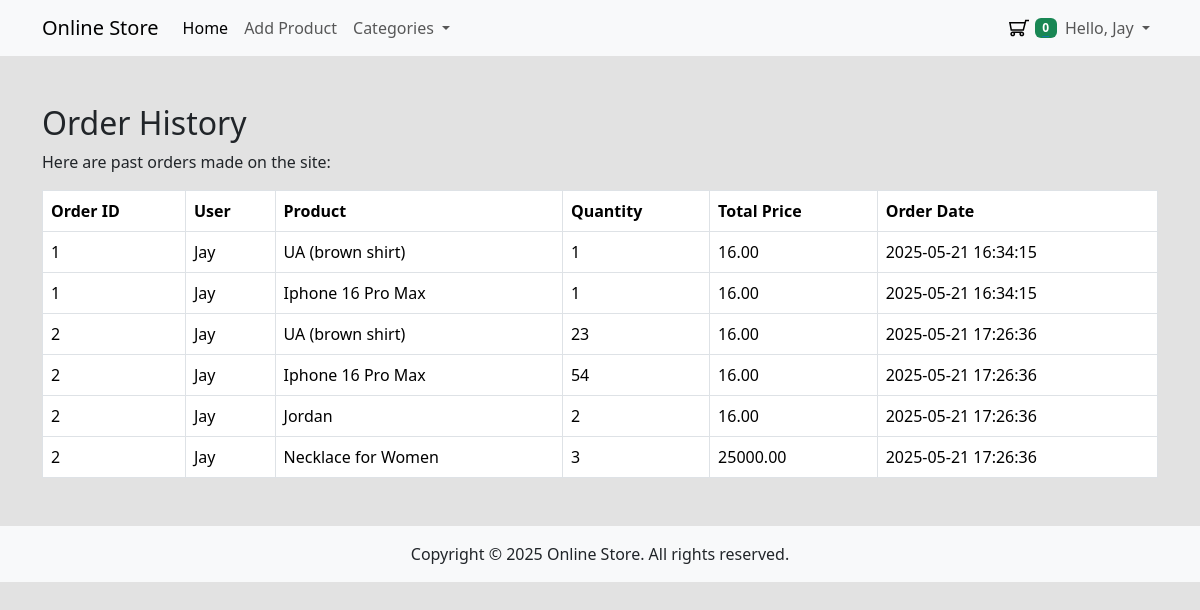
The app's page /dashboard.php (signed in) with its own data.
### tables this page shows
CREATE TABLE `orders` (
  `id` int(11) NOT NULL,
  `customer_id` int(11) DEFAULT NULL,
  `guest_name` varchar(255) DEFAULT NULL,
  `guest_phone` varchar(20) DEFAULT NULL,
  `guest_address` varchar(255) DEFAULT NULL,
  `total` decimal(10,2) NOT NULL,
  `created_at` timestamp NOT NULL DEFAULT current_timestamp(),
  `updated_at` timestamp NOT NULL DEFAULT current_timestamp() ON UPDATE current_timestamp()
);

CREATE TABLE `users` (
  `id` int(11) NOT NULL,
  `name` varchar(255) NOT NULL,
  `email` varchar(255) NOT NULL,
  `password` varchar(255) NOT NULL,
  `address` varchar(255) DEFAULT NULL,
  `phone` varchar(20) DEFAULT NULL,
  `birthdate` date DEFAULT NULL,
  `created_at` timestamp NOT NULL DEFAULT current_timestamp(),
  `updated_at` timestamp NOT NULL DEFAULT current_timestamp() ON UPDATE current_timestamp()
);

CREATE TABLE `products` (
  `id` int(11) NOT NULL,
  `category_id` int(11) NOT NULL,
  `name` varchar(255) NOT NULL,
  `description` text DEFAULT NULL,
  `price` decimal(10,2) NOT NULL,
  `slug` varchar(255) NOT NULL,
  `image_path` varchar(255) DEFAULT NULL,
  `created_at` timestamp NOT NULL DEFAULT current_timestamp(),
  `updated_at` timestamp NOT NULL DEFAULT current_timestamp() ON UPDATE current_timestamp()
);

CREATE TABLE `order_details` (
  `id` int(11) NOT NULL,
  `order_id` int(11) NOT NULL,
  `product_id` int(11) NOT NULL,
  `quantity` int(11) NOT NULL,
  `price` decimal(10,2) NOT NULL,
  `subtotal` decimal(10,2) NOT NULL
);

### app/includes/database.php (called while the page is built, shortened)
<?php
class Database {
    private $host = "localhost";
    private $db_name = "ecommerce-website";
    private $username = "root";
    private $password = "";
    protected $conn;
    public function __construct() {
        try {
            $this->conn = new \PDO("mysql:host=" . $this->host . ";dbname=" . $this->db_name, $this->username, $this->password);
            $this->conn->setAttribute(\PDO::ATTR_ERRMODE, \PDO::ERRMODE_EXCEPTION);
        } catch (\PDOException $e) {
            die("Connection failed: " . $e->getMessage());
        }
    }
    public function getConnection() {
        return $this->conn;
    }
}

### app/models/Checkout.php (called while the page is built, shortened)
<?php
class Checkout extends Database
{
    private $db;
    public function __construct()
    {
        $this->db = $this->getConnection();
    }
    public function getAllOrders()
    {
        $sql = "SELECT o.id, u.name AS user_name, p.name AS product_name, od.quantity, od.price AS total_price, o.created_at AS order_date
                FROM orders o
                LEFT JOIN users u ON o.customer_id = u.id
                LEFT JOIN order_details od ON o.id = od.order_id
                LEFT JOIN products p ON od.product_id = p.id";
        $stmt = $this->db->prepare($sql);
        $stmt->execute();
        return $stmt->fetchAll(\PDO::FETCH_ASSOC);
    }
}

### dashboard.php (the view, shortened to what this page needs)
<?php
$orders = new Checkout();
?>
<div class="container my-5">
    <h2>Order History</h2>
    <p>Here are past orders made on the site:</p>
    <table class="table table-bordered">
        <thead>
            <tr>
                <th>Order ID</th>
                <th>User</th>
                <th>Product</th>
                <th>Quantity</th>
                <th>Total Price</th>
                <th>Order Date</th>
            </tr>
        </thead>
        <tbody>
            <?php
            foreach ($orders->getAllOrders() as $order) {
                echo '<tr>';
                echo '<td>' . htmlspecialchars($order['id']) . '</td>';
                echo '<td>' . htmlspecialchars($order['user_name']) . '</td>';
                echo '<td>' . htmlspecialchars($order['product_name']) . '</td>';
                echo '<td>' . htmlspecialchars($order['quantity']) . '</td>';
                echo '<td>' . htmlspecialchars($order['total_price']) . '</td>';
                echo '<td>' . htmlspecialchars($order['order_date']) . '</td>';
                echo '</tr>';
            }
            ?>
        </tbody>
    </table>
</div>

### assets/css/styles.css (style rules this page uses)
.store-body { background-color: #e2e2e2 }

### records on screen
orders: id "1", customer.name "Jay", products.name "UA (brown shirt)", order_details.quantity "1", order_details.price "16.00", created_at "2025-05-21 16:34:15", products.name "Iphone 16 Pro Max"
orders: id "2", customer.name "Jay", products.name "UA (brown shirt)", order_details.quantity "23", order_details.price "16.00", created_at "2025-05-21 17:26:36", products.name "Iphone 16 Pro Max", order_details.quantity "54", products.name "Jordan", order_details.quantity "2", products.name "Necklace for Women", order_details.quantity "3", order_details.price "25000.00"

### other values on screen
countCart() "0"
$_SESSION['user']['name'] "Jay"
